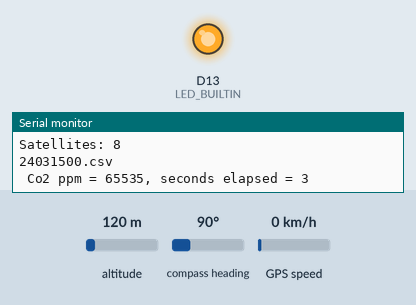
Recording of a sketch running on a simulated Arduino Zero (SAMD21). Parts: output pins drawn as LEDs (lit = HIGH), the last lines printed to the serial monitor. The test bench sets the inputs (shaded band); at power-on: altitude 120 m, compass heading 90°, GPS speed 0 km/h. Storage starts empty; the GPS gets a fix after 3 s at 37.7749, -122.4194 with 8 satellites.

Above: at 4.0 s.
At 6.0 s:
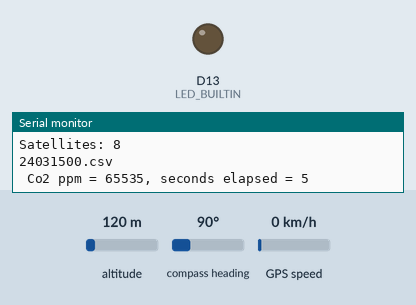
Timing chart, 0 to 8.2 s (numbered marks = the images above):
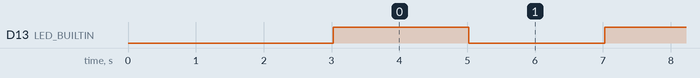

The sketch:

k-30_read-and-save_SERCOMSerial_GPS.ino
```cpp
/*
 K-Series sensor

 Original by Jason Berger
 Co2meter.com

 Modified by Phil Bresnahan to include datalogging and GPS
 UNCW

 GPS and SD code, as well as modification to enable a second hardware serial line, comes from Adafruit

 TODO: add altitude to saved params
*/

#include <SPI.h>
#include <SD.h>
#include "wiring_private.h" // pinPeripheral() function and Uart Serial2

// SD card settings
#define chipSelect 4
File myFile;
char filename[] = "YYMMDD00.csv"; // template filename (year, month, day, 00–99 file number for that day)
bool ledState = false;
bool filenameCreated = false;

// K30 communications
byte readCO2[] = {0xFE, 0X44, 0X00, 0X08, 0X02, 0X9F, 0X25}; //Command packet to read Co2 (see app note)
byte response[] = {0,0,0,0,0,0,0}; //create an array to store the response
int valMultiplier = 1; //multiplier for value. default is 1. set to 3 for K-30 3% and 10 for K-33 ICB

// GPS
#include <Adafruit_GPS.h>
#define GPSSerial Serial1
Adafruit_GPS GPS(&GPSSerial);
uint32_t timer = millis();

// Add a second hardware UART
// https://learn.adafruit.com/using-atsamd21-sercom-to-add-more-spi-i2c-serial-ports/creating-a-new-serial
Uart Serial2 (&sercom1, 11, 10, SERCOM_RX_PAD_0, UART_TX_PAD_2);
void SERCOM1_Handler()
{
  Serial2.IrqHandler();
}


void setup() {
  Serial.begin(9600); //Opens the main serial port to communicate with the computer
  Serial2.begin(9600); //Opens the virtual serial port with a baud of 9600
  pinMode(LED_BUILTIN, OUTPUT);

  delay(3000); // give serial monitor time to open and establish comms.
  Serial.println(" Demo of AN-126 Software Serial and K-40 Sensor");

  // For K30
  // Assign pins 10 & 11 SERCOM functionality for 2nd UART
  pinPeripheral(10, PIO_SERCOM);
  pinPeripheral(11, PIO_SERCOM);

  // Set up GPS
  GPS.begin(9600);
  // uncomment this line to turn on RMC (recommended minimum) and GGA (fix data) including altitude
  GPS.sendCommand(PMTK_SET_NMEA_OUTPUT_RMCGGA);
  // uncomment this line to turn on only the "minimum recommended" data
  //GPS.sendCommand(PMTK_SET_NMEA_OUTPUT_RMCONLY);
  // For parsing data, we don't suggest using anything but either RMC only or RMC+GGA since
  // the parser doesn't care about other sentences at this time
  // Set the update rate
  GPS.sendCommand(PMTK_SET_NMEA_UPDATE_1HZ); // 1 Hz update rate
  // For the parsing code to work nicely and have time to sort thru the data, and
  // print it out we don't suggest using anything higher than 1 Hz

  // Start SD stuff
  Serial.print("Initializing SD card...");

  // see if the card is present and can be initialized:
  if (!SD.begin(chipSelect)) {
    Serial.println("Card failed, or not present");
    // don't do anything more:
    while (1);
  }
  Serial.println("card initialized.");

}

void loop() {
  // read data from the GPS in the 'main loop'
  char c = GPS.read();
  // if a sentence is received, we can check the checksum, parse it...
  if (GPS.newNMEAreceived()) {
    // a tricky thing here is if we print the NMEA sentence, or data
    // we end up not listening and catching other sentences!
    // so be very wary if using OUTPUT_ALLDATA and trying to print out data
    if (!GPS.parse(GPS.lastNMEA())) // this also sets the newNMEAreceived() flag to false
      return; // we can fail to parse a sentence in which case we should just wait for another
  }

  // approximately every 2 seconds or so, print out the current stats
  if (millis() - timer > 2000) {
    timer = millis(); // reset the timer

    Serial.print("\nTime: ");
    if (GPS.hour < 10) { Serial.print('0'); }
    Serial.print(GPS.hour, DEC); Serial.print(':');
    if (GPS.minute < 10) { Serial.print('0'); }
    Serial.print(GPS.minute, DEC); Serial.print(':');
    if (GPS.seconds < 10) { Serial.print('0'); }
    Serial.print(GPS.seconds, DEC); Serial.print('.');
    if (GPS.milliseconds < 10) {
      Serial.print("00");
    } else if (GPS.milliseconds > 9 && GPS.milliseconds < 100) {
      Serial.print("0");
    }
    Serial.println(GPS.milliseconds);
    Serial.print("Date: ");
    Serial.print(GPS.month, DEC); Serial.print('/');
    Serial.print(GPS.day, DEC);
    Serial.print("/20");
    Serial.println(GPS.year, DEC);
    Serial.print("Fix: "); Serial.print((int)GPS.fix);
    Serial.print(" quality: "); Serial.println((int)GPS.fixquality);

    // If GPS gets a fix, print out and save good data
    if (GPS.fix) {
      // Blink to let us know you're alive
      ledState = !ledState;
      digitalWrite(LED_BUILTIN, ledState);   // turn the LED on (HIGH is the voltage level)

      Serial.print("Location: ");
      Serial.print(GPS.latitude, 4); Serial.print(GPS.lat);
      Serial.print(", ");
      Serial.print(GPS.longitude, 4); Serial.println(GPS.lon);
      Serial.print("Speed (knots): "); Serial.println(GPS.speed);
      Serial.print("Angle: "); Serial.println(GPS.angle);
      Serial.print("Altitude: "); Serial.println(GPS.altitude);
      Serial.print("Satellites: "); Serial.println((int)GPS.satellites);

      if(!filenameCreated){
        // Get year, month, and day for filename
        int filenum = 0; // start at zero and increment by one if file exists
        sprintf(filename, "%02d%02d%02d%02d.csv", GPS.year, GPS.month, GPS.day, filenum);

        // Check for existence of filename with current filenum
        while (SD.exists(filename)) {
          filenum++;
          sprintf(filename, "%02d%02d%02d%02d.csv", GPS.year, GPS.month, GPS.day, filenum);
        }
        filenameCreated = true;
      }
      Serial.println(filename);
    Serial.print(" Co2 ppm = ");

    // Poll sensor: UART K-30 comms
    sendRequest(readCO2);
    unsigned long valCO2 = getValue(response);
    Serial.print(valCO2);
    Serial.print(", seconds elapsed = ");
    Serial.println(millis()/1000);

    // Create filename
    // Open the file: SPI SD comms
    File dataFile = SD.open(filename, FILE_WRITE);

    // if the file is available, write to it:
    if (dataFile) {
      // Date
      dataFile.print(GPS.month, DEC);
      dataFile.print('/');
      dataFile.print(GPS.day, DEC);
      dataFile.print("/20");
      dataFile.print(GPS.year, DEC);
      dataFile.print(",");

      // Time
      dataFile.print(GPS.hour, DEC);
      dataFile.print(':');
      if (GPS.minute < 10) { dataFile.print('0'); }
      dataFile.print(GPS.minute, DEC); dataFile.print(':');
      if (GPS.seconds < 10) { dataFile.print('0'); }
      dataFile.print(GPS.seconds, DEC);
      dataFile.print(",");

      // Elapsed Time
      dataFile.print(millis()/1000);
      dataFile.print(",");

      // Location
      dataFile.print(GPS.latitude, 4);
      dataFile.print(",");
      dataFile.print(GPS.lat); // N or S
      dataFile.print(",");
      dataFile.print(GPS.longitude, 4);
      dataFile.print(",");
      dataFile.print(GPS.lon); // E or W
      dataFile.print(",");

      // CO2
      dataFile.println(valCO2);
      dataFile.close();
    }
    // if the file isn't open, pop up an error:
    else {
      Serial.println("error opening datalog.txt");
    }
    }

  }


}

void sendRequest(byte packet[]){
  while(!Serial2.available()) { //keep sending request until we start to get a response
//    Serial.println("waiting for Software.serial port availability");
    Serial2.write(readCO2,7);
    delay(50);
  }

  int timeout=0; //set a timeout counter

  while(Serial2.available() < 7 ){ //Wait to get a 7 byte response
    timeout++;

    if(timeout > 10){ //if it takes too long there was probably an error
      while(Serial2.available()) //flush whatever we have
      Serial2.read();
      break; //exit and try again
    }

    delay(50);
  }

  for (int i=0; i < 7; i++)  {
    response[i] = Serial2.read();
  }
}

unsigned long getValue(byte packet[]){
  int high = packet[3]; //high byte for value is 4th byte in packet in the packet
  int low = packet[4]; //low byte for value is 5th byte in the packet
  unsigned long val = high*256 + low; //Combine high byte and low byte with this formula to get value
  return val* valMultiplier;
}

// blink out an error code
void error(uint8_t errno) {
  while(1) {
    uint8_t i;
    for (i=0; i<errno; i++) {
      digitalWrite(13, HIGH);
      delay(100);
      digitalWrite(13, LOW);
      delay(100);
    }
    for (i=errno; i<10; i++) {
      delay(200);
    }
  }
}
```

Measured:
- by itself, D13 (LED_BUILTIN): alternates HIGH for 2.0 s and LOW for 2.0 s, 4 changes in all, then stays LOW
